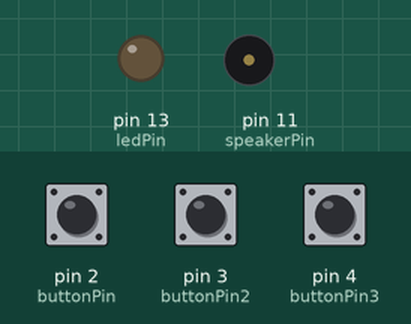
This sketch was run on a simulated Arduino Uno, built with avr-gcc and run on an emulated ATmega328P. Parts: output pins drawn as LEDs (lit = HIGH), buzzer (waves = sounding). The inputs (shaded band) are chosen by the test bench; at power-on: pin 2 (buttonPin) LOW, pin 3 (buttonPin2) LOW, pin 4 (buttonPin3) LOW.

Above: at 1.2 s.
1.3 s: pin 2 (buttonPin) pulled HIGH for 0.15 s
At 1.37 s:
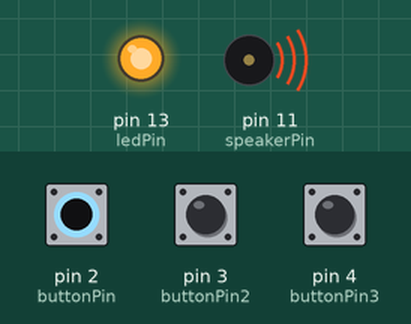
2.9 s: pin 2 (buttonPin) pulled HIGH for 3.2 s
At 6.4 s:
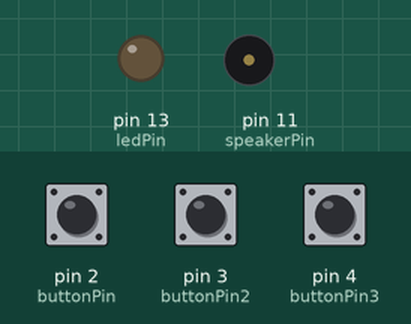
7.6 s: pin 3 (buttonPin2) pulled HIGH for 3.2 s
At 8.8 s:
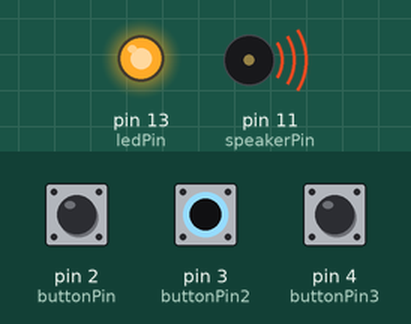
Timing chart, 0 to 12.3 s (numbered marks = the images above; inputs shaded):
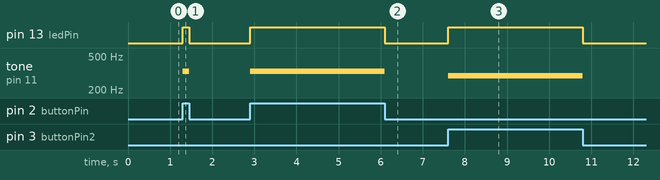

Measured:
- after the input at 1.3 s, pin 13 (ledPin): LOW → HIGH at once, → LOW 0.15 s later; tone on pin 11 (speakerPin): silent → 330 Hz at once, → silent 0.15 s later
- after the input at 2.9 s, pin 13 (ledPin): LOW → HIGH at once, → LOW 3.2 s later; tone on pin 11 (speakerPin): silent → 330 Hz at once, → silent 3.2 s later
- after the input at 7.6 s, pin 13 (ledPin): LOW → HIGH at once, → LOW 3.2 s later; tone on pin 11 (speakerPin): silent → 294 Hz at once, → silent 3.2 s later

The sketch:

LEA6_3_toneButtons.ino
```cpp
/*
  Button
 Turns on and off a light emitting diode(LED) connected to digital
 pin 13, when pressing a pushbutton attached to pin 2.
 The circuit:
 * LED attached from pin 13 to ground
 * pushbutton attached to pin 2 from +5V
 * 10K resistor attached to pin 2 from ground
 * Note: on most Arduinos there is already an LED on the board
 attached to pin 13.
 created 2005
 by DojoDave <http://www.0j0.org>

 modified 30 Aug 2011
 by Tom Igoe

 modified 1 Aug 2017
 by Jody Culkin and Eric Hagan
*/

// constants won't change. They're used here to
// set pin numbers:
const int buttonPin = 2;     // the number of the pushbutton pin
const int buttonPin2 = 3;     // the number of the pushbutton pin
const int buttonPin3 = 4;     // the number of the pushbutton pin

const int speakerPin = 11;    //the number of the speaker pin

const int ledPin = 13;       //the number of the LED pin

// variables will change:
int buttonState = 0;         // variable for reading the pushbutton status
int buttonState2 = 0;         // variable for reading the pushbutton status
int buttonState3 = 0;         // variable for reading the pushbutton status

void setup() {
  // initialize the pushbutton pins as inputa:
  pinMode(buttonPin, INPUT);
  pinMode(buttonPin2, INPUT);
  pinMode(buttonPin3, INPUT);

  // initialize the LED pin and the Speaker pin as an output:
  pinMode(speakerPin, OUTPUT);
  pinMode(ledPin, OUTPUT);
}

void loop() {
  // read the state of the pushbutton value:
  buttonState = digitalRead(buttonPin);
  buttonState2 = digitalRead(buttonPin2);
  buttonState3 = digitalRead(buttonPin3);

  // check if the pushbutton is pressed.
  if (buttonState == HIGH) {
    digitalWrite(ledPin, HIGH);
    tone (speakerPin, 330);
  }

  else if (buttonState2 == HIGH) {
    digitalWrite(ledPin, HIGH);
    tone (speakerPin, 294);
  }

  else if (buttonState3 == HIGH) {
    digitalWrite(ledPin, HIGH);
    tone (speakerPin, 262);
  }

  else {
    // turn LED off:
    noTone(11);
    digitalWrite(ledPin, LOW);
  }
}
```
